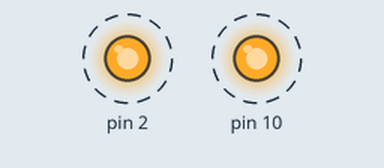
A sketch run on a simulated Arduino Uno, built with avr-gcc and run on an emulated ATmega328P. Shown: output pins drawn as LEDs (lit = HIGH). Dashed ring = blinking.

Above: at 0.12 s.
Timing chart, 0 to 3.0 s (numbered marks = the images above):
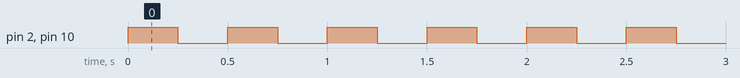

Measured:
- by itself, pin 2, pin 10: alternates HIGH for 0.25 s and LOW for 0.25 s

The sketch:

arduino_led.ino
```cpp
void setup() {
  // put your setup code here, to run once:

 pinMode(10,OUTPUT);

 pinMode(2,OUTPUT);
}

void loop() {
  // put your main code here, to run repeatedly:

 digitalWrite(10,HIGH);
 digitalWrite(2,HIGH);
 delay(250);
 digitalWrite(10,LOW);
 digitalWrite(2,LOW);
 delay(250);
}
```
